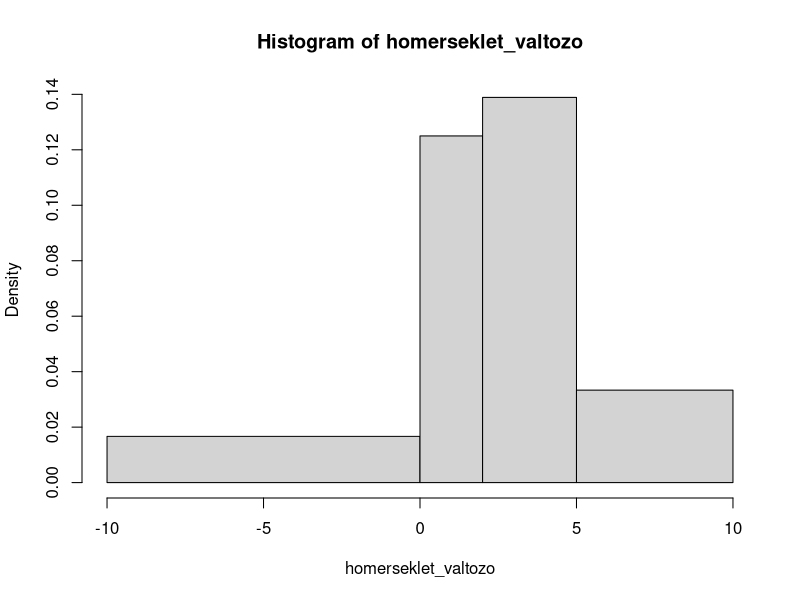
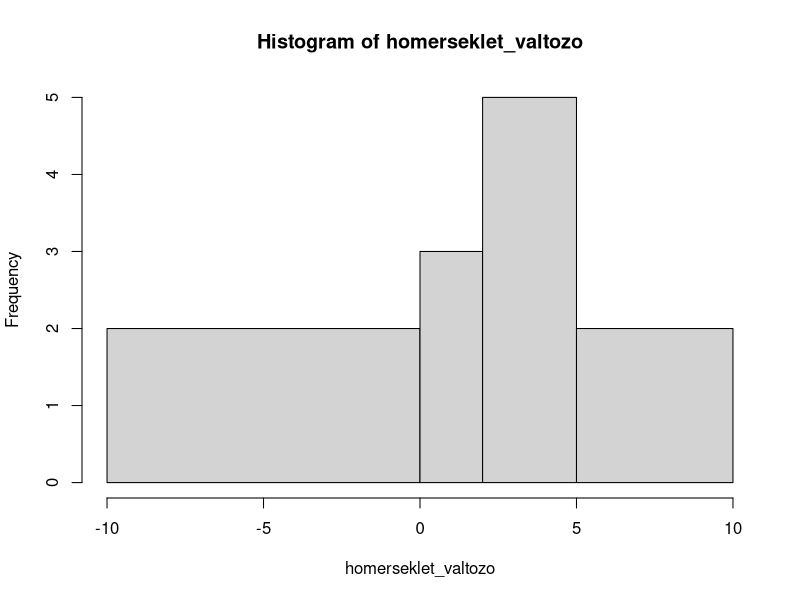
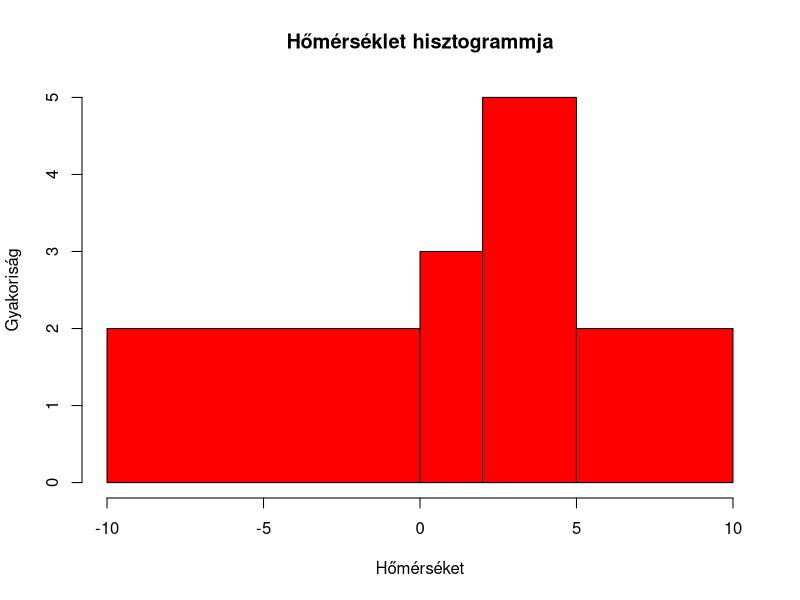

Write R code to recreate these figures, in order.
homerseklet_valtozo<-c(-5, -5,
                       1,1,1,
                       3.5,3.5,3.5,3.5,3.5,
                       7.5,7.5)

homerseklet_valtozo <-rep(c(-5,1,3.5, 7.5), times=c(2,3,5,2))

hist(homerseklet_valtozo, breaks=c(-10,0,2,5,10))

hist(homerseklet_valtozo, breaks=c(-10,0,2,5,10), freq=TRUE)


hist(homerseklet_valtozo, breaks=c(-10,0,2,5,10), freq=TRUE, col='red', 
     xlab='Hőmérséket', ylab='Gyakoriság', main='Hőmérséklet hisztogrammja')
 